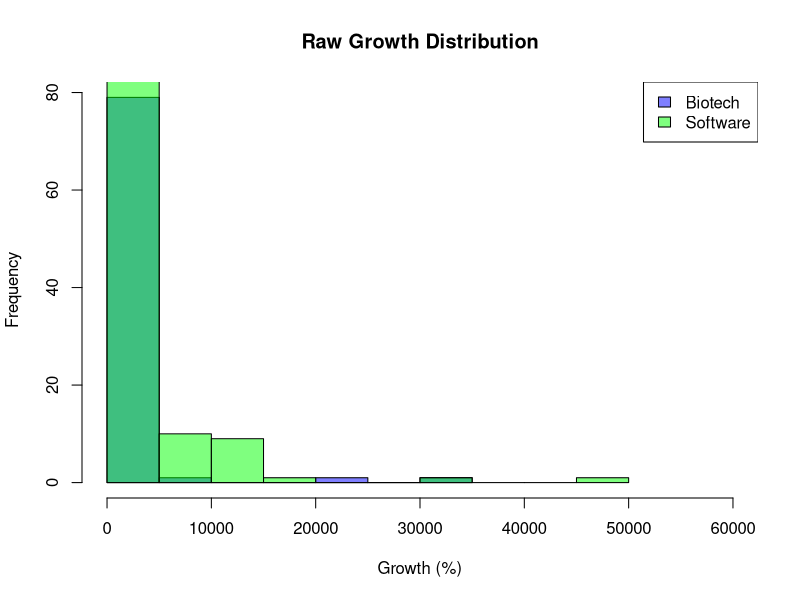
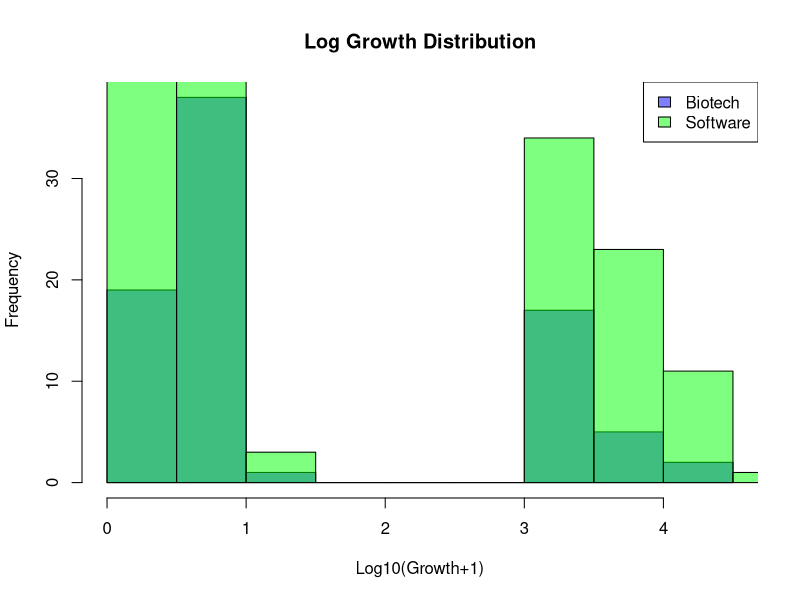

Write the R code that produced these figures, in order.
library(readxl)
library(dplyr)
library(ggplot2)
library(car)
# Final code for analysis in report

# Load dataset
data <- read_excel("us-tmt-fast500-2017-winners-ranking.xlsx")

# Clean Growth column
data$Growth_raw <- as.numeric(gsub("[,%]", "", data$GROWTH))

# Create log-transformed column in main data frame
data$logGrowth <- log10(data$Growth_raw + 1)

# Filter only the two industries we compare
data_sub <- data %>% 
  filter(`PRIMARY INDUSTRY` %in% c("Biotechnology/pharmaceutical", "Software"))

# Levene test for equal variances
leveneTest(logGrowth ~ `PRIMARY INDUSTRY`, data = data_sub)

# Welch t-test on log-transformed values
t_test <- t.test(logGrowth ~ `PRIMARY INDUSTRY`, 
                 data = data_sub,
                 var.equal = FALSE)

print(t_test)

# Raw histogram
png("Figure1_raw_hist.png", width=800, height=500)
hist(data_sub$Growth_raw[data_sub$`PRIMARY INDUSTRY` == "Biotechnology/pharmaceutical"],
     col=rgb(0,0,1,0.5), xlim=c(0,60000), main="Raw Growth Distribution",
     xlab="Growth (%)")
hist(data_sub$Growth_raw[data_sub$`PRIMARY INDUSTRY` == "Software"],
     col=rgb(0,1,0,0.5), add=TRUE)
legend("topright", legend=c("Biotech","Software"), 
       fill=c(rgb(0,0,1,0.5),rgb(0,1,0,0.5)))
dev.off()

# Log histogram
png("Figure2_log_hist.png", width=800, height=500)
hist(data_sub$logGrowth[data_sub$`PRIMARY INDUSTRY` == "Biotechnology/pharmaceutical"],
     col=rgb(0,0,1,0.5), main="Log Growth Distribution",
     xlab="Log10(Growth+1)")
hist(data_sub$logGrowth[data_sub$`PRIMARY INDUSTRY` == "Software"],
     col=rgb(0,1,0,0.5), add=TRUE)
legend("topright", legend=c("Biotech","Software"),
       fill=c(rgb(0,0,1,0.5),rgb(0,1,0,0.5)))
dev.off()
